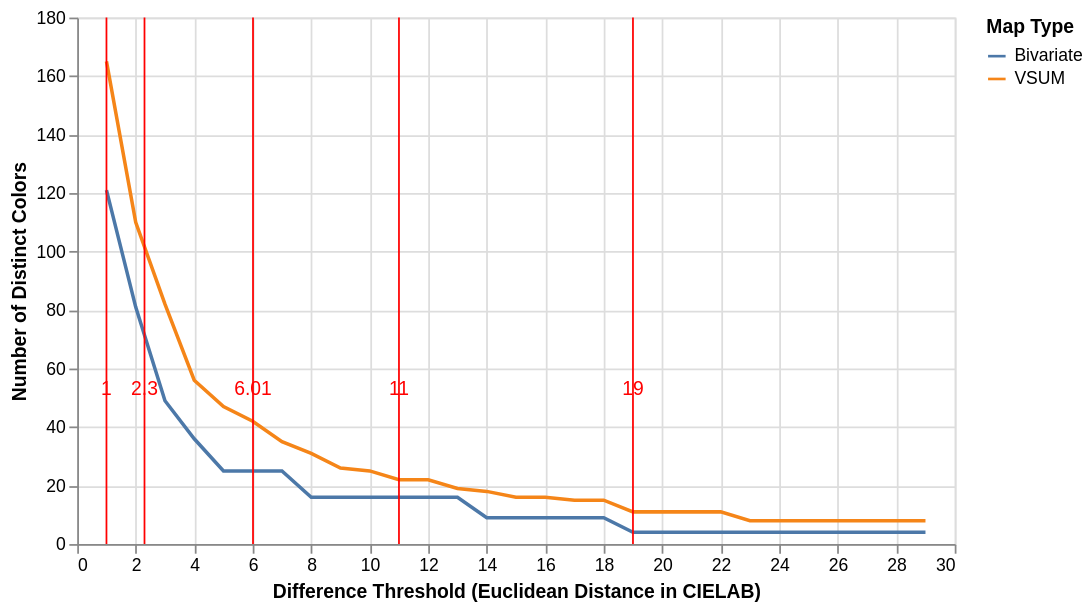

The specification (Vega-Lite) saved for this image:
### Vega-Lite specification from a JSON file in a GitHub repository (floating-point values rounded to 4 significant figures)
{"description": "Color Bins in VSUMS versus traditional Bivariate Plots.", "width": 500, "data": {"values": [{"threshold": 1, "num": 121, "type": "Bivariate"}, {"threshold": 2, "num": 81, "type": "Bivariate"}, {"threshold": 3, "num": 49, "type": "Bivariate"}, {"threshold": 4, "num": 36, "type": "Bivariate"}, {"threshold": 5, "num": 25, "type": "Bivariate"}, {"threshold": 6, "num": 25, "type": "Bivariate"}, {"threshold": 7, "num": 25, "type": "Bivariate"}, {"threshold": 8, "num": 16, "type": "Bivariate"}, {"threshold": 9, "num": 16, "type": "Bivariate"}, {"threshold": 10, "num": 16, "type": "Bivariate"}, {"threshold": 11, "num": 16, "type": "Bivariate"}, {"threshold": 12, "num": 16, "type": "Bivariate"}, {"threshold": 13, "num": 16, "type": "Bivariate"}, {"threshold": 14, "num": 9, "type": "Bivariate"}, {"threshold": 15, "num": 9, "type": "Bivariate"}, {"threshold": 16, "num": 9, "type": "Bivariate"}, {"threshold": 17, "num": 9, "type": "Bivariate"}, {"threshold": 18, "num": 9, "type": "Bivariate"}, {"threshold": 19, "num": 4, "type": "Bivariate"}, {"threshold": 20, "num": 4, "type": "Bivariate"}, {"threshold": 21, "num": 4, "type": "Bivariate"}, {"threshold": 22, "num": 4, "type": "Bivariate"}, {"threshold": 23, "num": 4, "type": "Bivariate"}, {"threshold": 24, "num": 4, "type": "Bivariate"}, {"threshold": 25, "num": 4, "type": "Bivariate"}, {"threshold": 26, "num": 4, "type": "Bivariate"}, {"threshold": 27, "num": 4, "type": "Bivariate"}, {"threshold": 28, "num": 4, "type": "Bivariate"}, {"threshold": 29, "num": 4, "type": "Bivariate"}, {"threshold": 1, "num": 165, "type": "VSUM"}, {"threshold": 2, "num": 110, "type": "VSUM"}, {"threshold": 3, "num": 82, "type": "VSUM"}, {"threshold": 4, "num": 56, "type": "VSUM"}, {"threshold": 5, "num": 47, "type": "VSUM"}, {"threshold": 6, "num": 42, "type": "VSUM"}, {"threshold": 7, "num": 35, "type": "VSUM"}, {"threshold": 8, "num": 31, "type": "VSUM"}, {"threshold": 9, "num": 26, "type": "VSUM"}, {"threshold": 10, "num": 25, "type": "VSUM"}, {"threshold": 11, "num": 22, "type": "VSUM"}, {"threshold": 12, "num": 22, "type": "VSUM"}, {"threshold": 13, "num": 19, "type": "VSUM"}, {"threshold": 14, "num": 18, "type": "VSUM"}, {"threshold": 15, "num": 16, "type": "VSUM"}, {"threshold": 16, "num": 16, "type": "VSUM"}, {"threshold": 17, "num": 15, "type": "VSUM"}, {"threshold": 18, "num": 15, "type": "VSUM"}, {"threshold": 19, "num": 11, "type": "VSUM"}, {"threshold": 20, "num": 11, "type": "VSUM"}, {"threshold": 21, "num": 11, "type": "VSUM"}, {"threshold": 22, "num": 11, "type": "VSUM"}, {"threshold": 23, "num": 8, "type": "VSUM"}, {"threshold": 24, "num": 8, "type": "VSUM"}, {"threshold": 25, "num": 8, "type": "VSUM"}, {"threshold": 26, "num": 8, "type": "VSUM"}, {"threshold": 27, "num": 8, "type": "VSUM"}, {"threshold": 28, "num": 8, "type": "VSUM"}, {"threshold": 29, "num": 8, "type": "VSUM"}]}, "layer": [{"mark": "line", "encoding": {"x": {"field": "threshold", "type": "quantitative", "title": "Difference Threshold (Euclidean Distance in CIELAB)"}, "y": {"field": "num", "type": "quantitative", "title": "Number of Distinct Colors"}, "color": {"field": "type", "type": "nominal", "title": "Map Type"}}}, {"data": {"values": [{"value": 1}, {"value": 2.3}, {"value": 6.01}, {"value": 11}, {"value": 19}]}, "mark": "rule", "encoding": {"x": {"field": "value", "type": "quantitative"}, "color": {"value": "red"}}}, {"data": {"values": [{"value": 1, "label": "1"}, {"value": 2.3, "label": "2.3"}, {"value": 6.01, "label": "6.01"}, {"value": 11, "label": "11"}, {"value": 19, "label": "19"}]}, "mark": "text", "encoding": {"x": {"field": "value", "type": "quantitative"}, "color": {"value": "red"}, "text": {"field": "label", "type": "nominal"}, "y": {"value": 212}}}]}
